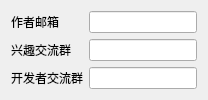
          <widget class="QWidget" name="tab">
           <attribute name="title">
            <string>交流</string>
           </attribute>
           <layout class="QFormLayout" name="formLayout_2">
            <item row="0" column="0">
             <widget class="QLabel" name="label_17">
              <property name="text">
               <string>作者邮箱</string>
              </property>
             </widget>
            </item>
            <item row="0" column="1">
             <widget class="QLineEdit" name="lineEdit_email">
              <property name="readOnly">
               <bool>true</bool>
              </property>
             </widget>
            </item>
            <item row="1" column="0">
             <widget class="QLabel" name="label_19">
              <property name="text">
               <string>兴趣交流群</string>
              </property>
              <property name="wordWrap">
               <bool>false</bool>
              </property>
             </widget>
            </item>
            <item row="1" column="1">
             <widget class="QLineEdit" name="lineEdit_group">
              <property name="readOnly">
               <bool>true</bool>
              </property>
             </widget>
            </item>
            <item row="2" column="0">
             <widget class="QLabel" name="label_21">
              <property name="text">
               <string>开发者交流群</string>
              </property>
             </widget>
            </item>
            <item row="2" column="1">
             <widget class="QLineEdit" name="lineEdit_developer_group">
              <property name="readOnly">
               <bool>true</bool>
              </property>
             </widget>
            </item>
           </layout>
          </widget>
